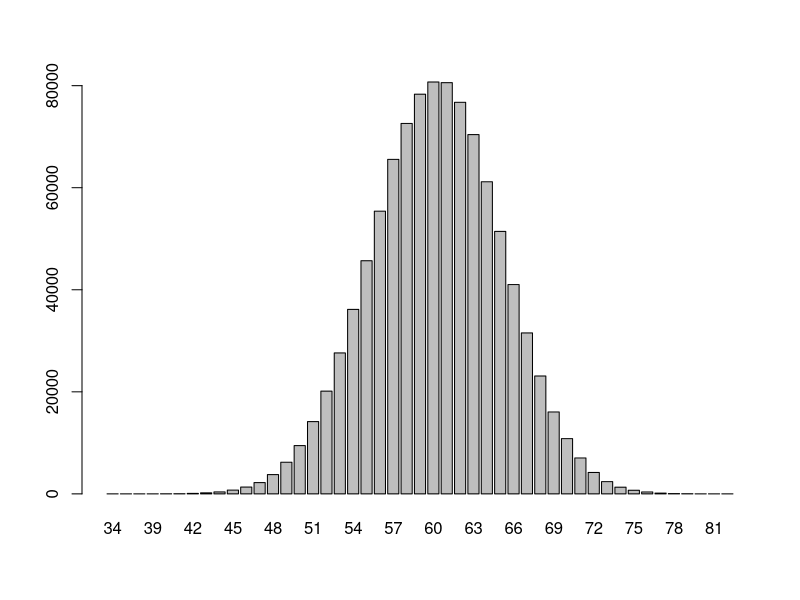
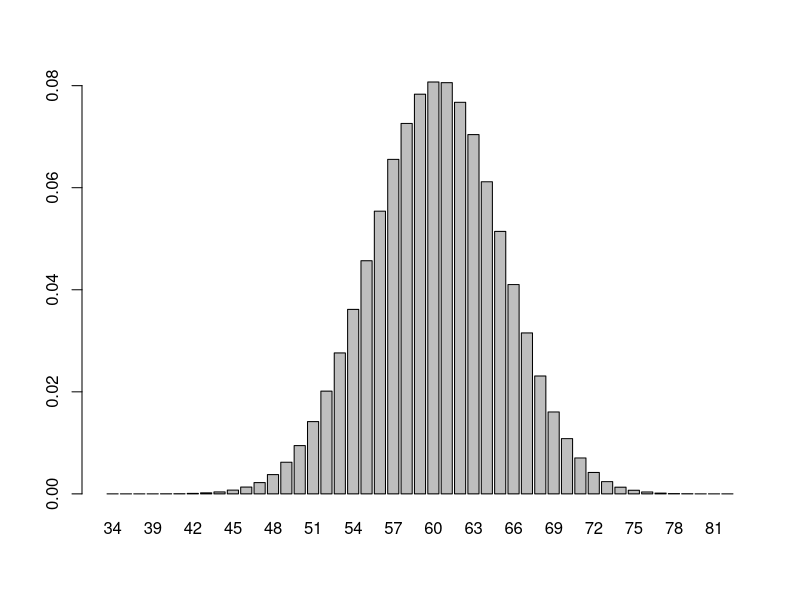
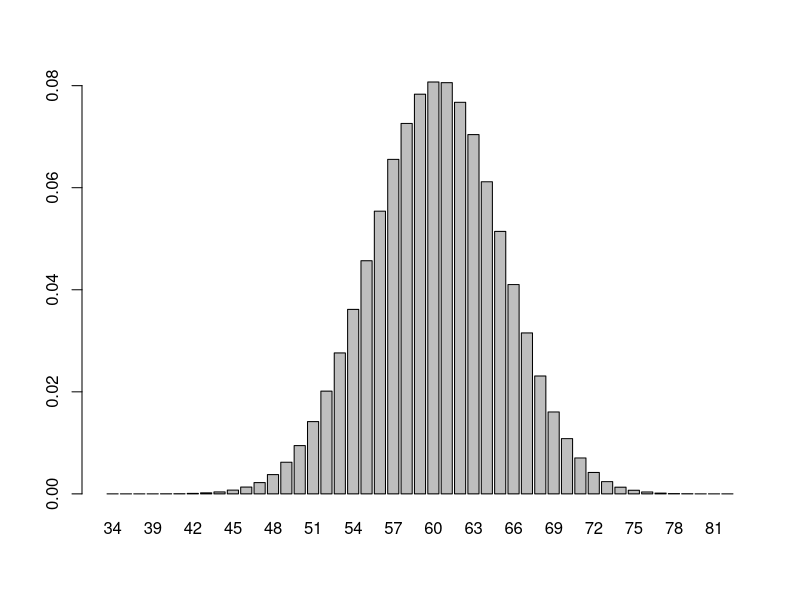
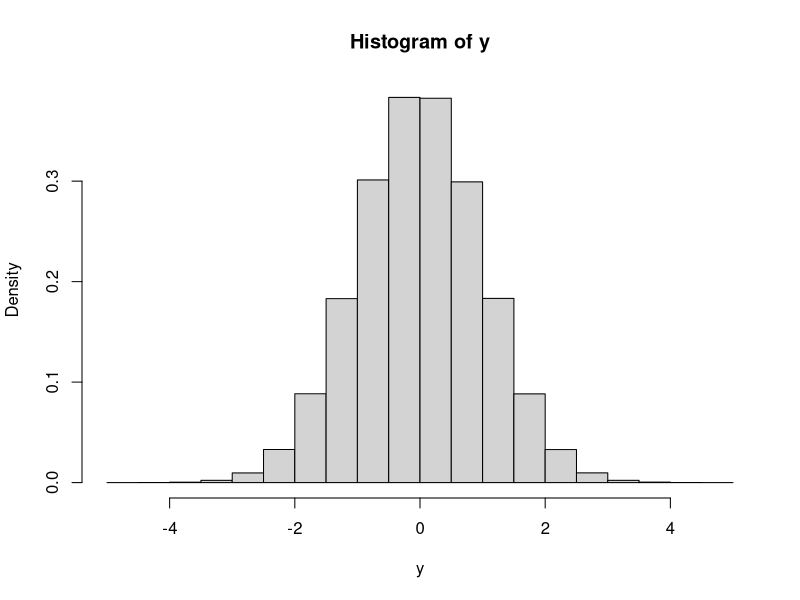
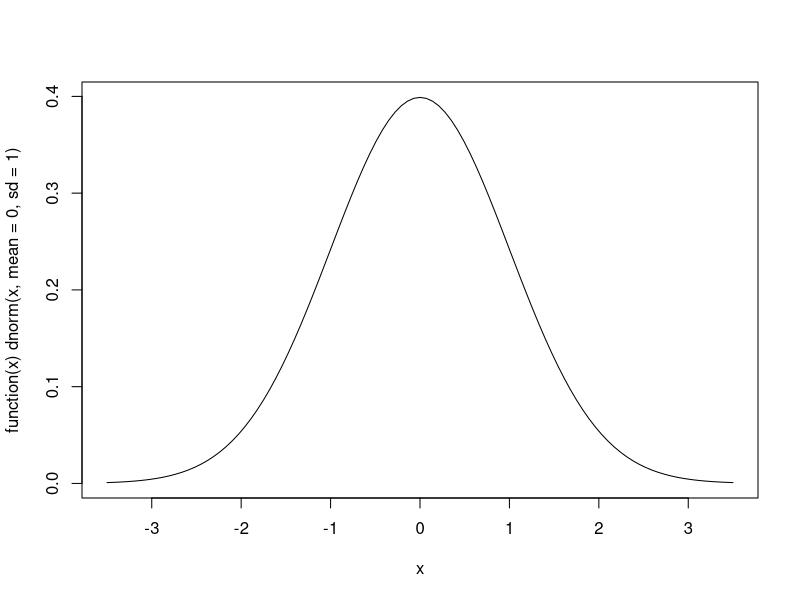
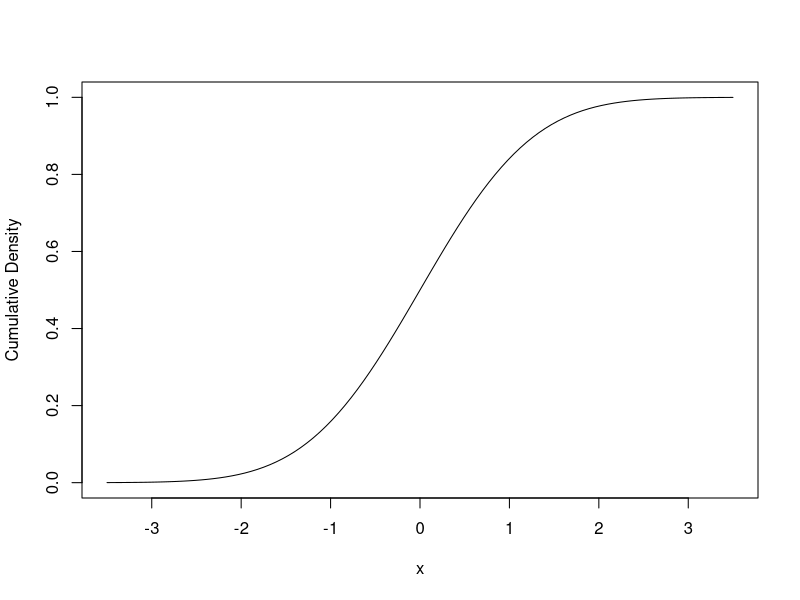
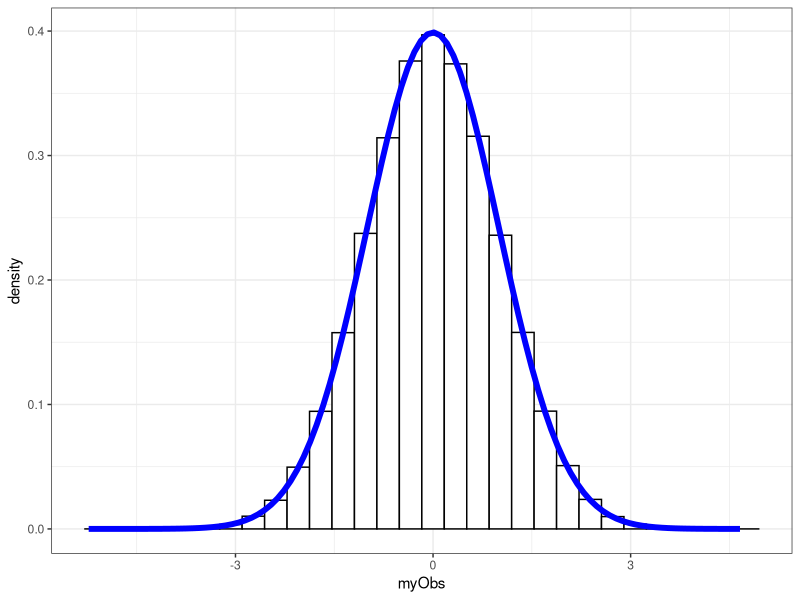

Recreate these plots in R, in order.
###################################################
### Sample a single student from MN
###################################################

sample(
  x = c("proficient", "not proficient"),
  size = 1,
  replace = TRUE,
  prob = c(0.602, 0.398)
  )


# Use {0,1} rather than {failure, success}
sample(
  x = c(0, 1),
  size = 1,
  replace = TRUE,
  prob = c(0.398, 0.602)
  )



###################################################
### Sample 10 students from MN
###################################################

sample(
  x = c(0, 1),
  size = 10,
  replace = TRUE,
  prob = c(0.398, 0.602)
  )



###################################################
### Binomial distributions
###################################################

# Sample 100 students from MN
X = sample(
  x = c(0, 1),
  size = 100,
  replace = TRUE,
  prob = c(0.398, 0.602)
  )

# Sum the results
sum(X)

# Sample 100 students from MN (one time) with probability of success = 0.602
rbinom(1, size = 100, prob = 0.602)

# Carry out a Bernoulli trial
#Sample a single student from MN (ten times) with probability of success = 0.602
rbinom(10, size = 1, prob = 0.602)


# Sample 100 students from MN (25 times) with probability of success = 0.602
rbinom(25, size = 100, prob = 0.602)



###################################################
### Sample 100 students from MN (1,000,000 times) with probability of success = 0.602
###################################################

y = rbinom(1000000, size = 100, prob = 0.602)

# Examine mean and sd (compare to theoretical results)
mean(y)
sd(y)

# Plot the frequency distribution (1) obtain counts and (2) plot
counts = table(y)
barplot(counts)

# Plot the (relative) probability distribution (1) obtain proportions from counts
# and (2) plot
prop = counts / 1000000
barplot(prop)

# Or...do it all in one step
barplot(table(y) / 1000000)



###################################################
### Calculate p(x = 59)
###################################################

# Theoretically
choose(100, 59) * 0.602^59 * 0.398^41

# Empirically from the simulation
# Look at TRUE
table(y==59) / 1000000



###################################################
### Poisson distribution
###################################################

# Compute mean number of incidents
(0*4 + 1*3 + 2*5 + 3*2 + 4*4 + 5*1 + 6*1) / 20

# Simulate 1000000 values from the Poisson distribution with lambda = 2.3
y = rpois(1000000, lambda = 2.3)

# Compute mean and sd (compare to theoretical values)
mean(y)
var(y)

# Compute the frequency of incidents
table(y)

# Compute the frequency of incidents >= 3
table(y >= 3)

# Compute the relative frequency (probability) of incidents >= 3
table(y >= 3) / 1000000



###################################################
### Poisson distribution: Theoretic calculation to compute p(X >= 3)
###################################################

# P(X = 0) 
p0 = (2.3^0 * exp(-2.3)) / factorial(0)

# P(X = 1) 
p1 = (2.3^1 * exp(-2.3)) / factorial(1)

# P(X = 1) 
p2 = (2.3^2 * exp(-2.3)) / factorial(2)

# Compute probability
1 - (p0 + p1 + p2)



###################################################
### Normal distribution
###################################################

# Simulate 1,000,000 observations from the standard normal distribution
y = rnorm(1000000, mean = 0, sd = 1)

# Compute mean and sd
mean(y)
var(y)

# Plot the probability distribution
hist(y, freq = FALSE)



###################################################
### Normal distribution: Densities
###################################################

# Density for x = 1 using the standard normal distribution
dnorm(1, mean = 0, sd = 1)

# Cumulative density for -2 using the standard normal distribution
pnorm(-2, mean = 0, sd = 1)



###################################################
### Normal distribution: Cumulative densities
###################################################

# Cumulative density for 0 using the standard normal distribution
pnorm(0, mean = 0, sd = 1)

#Compute quantile (x) given a cumulative density using the standard normal distribution
qnorm(0.5, mean = 0, sd = 1)



###################################################
### Plotting densities
###################################################

# Plot the density for the standard normal distribution between -3.5 and +3.5
plot(function(x) dnorm(x, mean = 0, sd = 1), -3.5, 3.5)

# Plot the cumulative density for the standard normal distribution between -3.5 and +3.5
plot(function(x) pnorm(x, mean = 0, sd = 1), -3.5, 3.5, ylab = "Cumulative Density")




###################################################
### Use ggplot to plot a histogram and draw a density curve
###################################################

# Randomly generate the data and store it in a dataframe
x2 = data.frame(myObs = rnorm(1000000, mean = 0, sd = 1))
head(x2)

library(ggplot2)

# Plot the histogram using densities on the y-axis;
# Use stat_function() to add the density, arguments for dnorm go in the args= list
ggplot(data = x2, aes(x = myObs)) +
  geom_histogram(aes(y = ..density..), color = "black", fill = "white") +
  stat_function(
    fun = dnorm, 
    args = list(mean = 0, sd = 1), 
    geom="line", 
    color = "blue", 
    lwd = 2
    ) +
  theme_bw()
